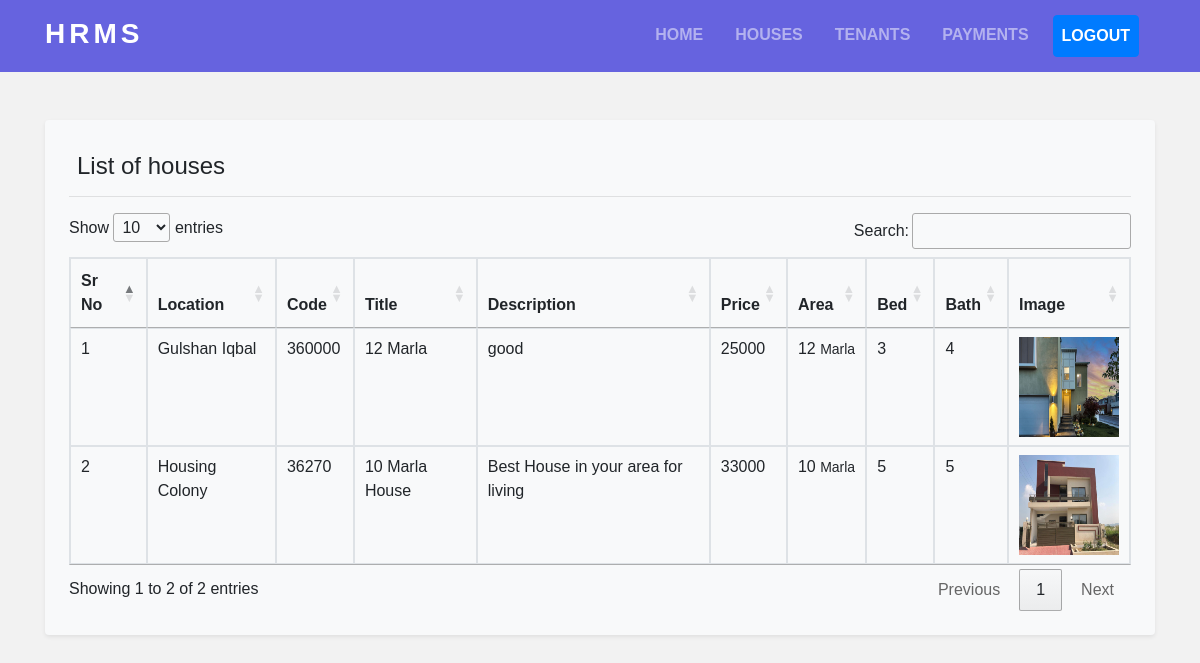
The app's page /admin/house.php with its own data.
### tables this page shows
CREATE TABLE `house` (
  `id` int(11) NOT NULL,
  `unid` varchar(100) NOT NULL,
  `city` varchar(100) NOT NULL,
  `location` varchar(100) NOT NULL,
  `code` varchar(100) NOT NULL,
  `title` varchar(100) NOT NULL,
  `detail` varchar(1000) NOT NULL,
  `price` varchar(100) NOT NULL,
  `area` varchar(100) NOT NULL,
  `unit` varchar(100) NOT NULL,
  `bed` varchar(100) NOT NULL,
  `bath` varchar(100) NOT NULL,
  `dt` varchar(100) NOT NULL,
  `img` varchar(100) NOT NULL,
  `status` varchar(100) NOT NULL
);

### admin/house.php (the view, shortened to what this page needs)
<?php include"header.php"; ?>
<link rel="stylesheet" type="text/css" href="https://cdn.datatables.net/1.12.1/css/jquery.dataTables.css">
<body style="background: #F2F2F2;">
	<br><br>
	<div class="container">
	<div class="p-4 bg-light shadow-sm rounded">
		<h4 class="m-2">List of houses</h4>
		<hr>
		<table class="table table-bordered" id="myTable">
			<thead>
				<tr>
					<th>Sr No </th>
					<th>Location</th>
					<th>Code</th>
					<th>Title</th>
					<th>Description</th>
					<th>Price</th>
					<th>Area</th>
					<th>Bed</th>
					<th>Bath</th>
					<th>Image</th>
				</tr>
			</thead>
			<tbody>
				<?php
                     $count=1;
                     $sel= "select * from house";
                     $res=mysqli_query($mysql,$sel);
                     while ($data=mysqli_fetch_array($res)) {
				?>
				<tr>
				<td><?php echo $count ?></td>
				<td><?php echo $data['location']; ?></td>
				<td><?php echo $data['code']; ?></td>
				<td><?php echo $data['title']; ?></td>
				<td><?php echo $data['detail']; ?></td>
				<td><?php echo $data['price']; ?></td>
				<td><?php echo $data['area']; ?>&nbsp;<span><small><?php echo $data['unit']; ?></small></span></td>
				<td><?php echo $data['bed']; ?></td>
				<td><?php echo $data['bath']; ?></td>
				<?php
				$img=explode(",", $data['img']);
                foreach($img as $new){
				?>
				<td><img class="float-left" width="100px" height="100px" src="../uploads/<?php echo $new; ?>"></td>
			    <?php } ?>
				</tr>
			<?php $count++;  } ?>
			</tbody>
		</table>
	</div>
	</div>
</body>

### admin/header.php (shortened to what this page needs)
<!DOCTYPE html>
<html>
<head>
	<link rel="stylesheet" href="https://cdn.jsdelivr.net/npm/bootstrap@4.6.1/dist/css/bootstrap.min.css">
</head>
<body>
<nav class="navbar navbar-expand-lg navbar-dark" style="background-color: #6663df;">
  <div class="container">
  <a class="navbar-brand mt-1" href="index.php" style="letter-spacing: 4px;"><h3 class="font-weight-bold">HRMS</h3></a>
  <?php
  $tab=$_SERVER['PHP_SELF'];
  ?>
  <div class="collapse navbar-collapse" id="collapsibleNavbar">
    <ul class="navbar-nav ml-auto">
      <li class="nav-item <?php if($tab=='/royal/admin/index.php'){ echo 'active';}?>">
        <a class="nav-link font-weight-bold mr-3" href="index.php">HOME</a>
      </li>
      <li class="nav-item <?php if($tab=='/royal/admin/house.php'){ echo 'active';}?>">
        <a class="nav-link font-weight-bold mr-3" href="house.php">HOUSES</a>
      </li>
      <li class="nav-item <?php if($tab=='/royal/admin/tenant.php'){ echo 'active';}?>">
        <a class="nav-link font-weight-bold mr-3" href="tenant.php">TENANTS</a>
      </li>
      <li class="nav-item <?php if($tab=='/royal/admin/payment.php'){ echo 'active';}?>">
        <a class="nav-link font-weight-bold mr-3" href="payment.php">PAYMENTS</a>
      </li>
      <li class="nav-item <?php if($tab=='/royal/admin/logout.php'){ echo 'active';}?>">
        <a class="nav-link font-weight-bold mr-3 btn btn-primary" style="color: white;" href="logout.php">LOGOUT</a>
      </li>
    </ul>
    </div>
</nav>
</body>
</html>

### admin/header.php (style rules this page uses)
* { font-family: 'Poppins',sans-serif; }

### records on screen
house: location "Gulshan Iqbal", code "360000", title "12 Marla", detail "good", price "25000", area "12", unit "Marla", bed "3", bath "4", img (picture)
house: location "Housing Colony", code "36270", title "10 Marla House", detail "Best House in your area for living", price "33000", area "10", unit "Marla", bed "5", bath "5", img (picture)
